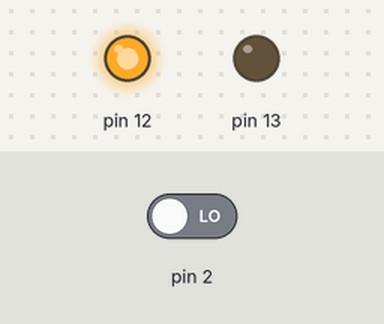
Bench run of a sketch on a simulated Arduino Uno, built with avr-gcc and run on an emulated ATmega328P. Shown: output pins drawn as LEDs (lit = HIGH). The inputs (shaded band) are chosen by the test bench; at power-on: pin 2 LOW.

Above: at 1.2 s.
1.3 s: pin 2 driven HIGH
At 1.6 s:
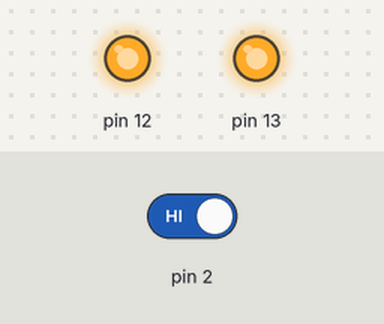
2.8 s: pin 2 driven LOW
At 4.0 s:
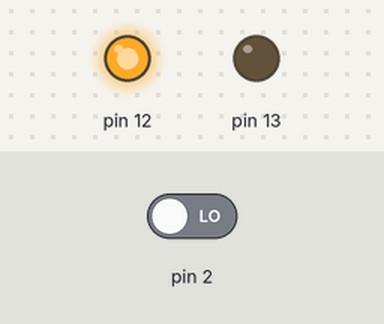
Timing chart, 0 to 5.8 s (numbered marks = the images above; inputs shaded):
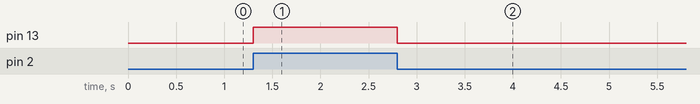

The sketch:

Computer_status_test.ino
```cpp
void setup() {
  pinMode(2, INPUT);
  digitalWrite(2, LOW);
  pinMode(13, OUTPUT);
  pinMode(12, OUTPUT);
  digitalWrite(12, HIGH);
}

void loop() {
  if(digitalRead(2) == HIGH)
  {
    digitalWrite(13, HIGH);
  }
  else
    digitalWrite(13, LOW);
}
```

Measured:
- after the input at 1.3 s, pin 13: LOW → HIGH at once
- after the input at 2.8 s, pin 13: HIGH → LOW at once
